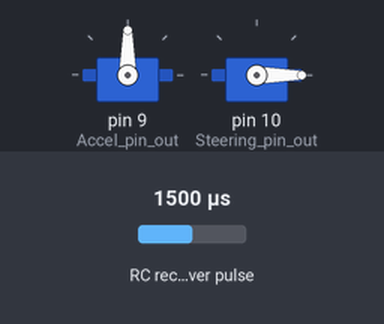
A sketch run on a simulated Arduino Uno, built with avr-gcc and run on an emulated ATmega328P. On the bench: 2 × servo. Wiring (inferred from the names in the program): RC receiver channel: data pin 7. The inputs (shaded band) are chosen by the test bench; at power-on: RC receiver pulse 1500 µs. What the sketch prints to the serial monitor is not drawn.

Above: at 0.1 s.
At 1.1 s:
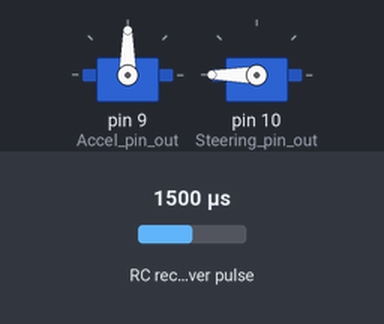
Timing chart, 0 to 2.6 s (numbered marks = the images above):
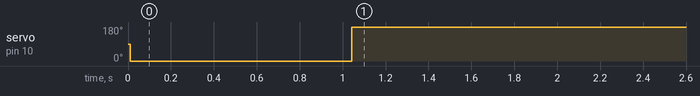

The sketch:

sketch_jun07a.ino
```cpp
#include <Servo.h>

//サーボの設定
Servo myservo_Accel;
int Accel_pin_out = 9;
int Accel_val = 90;

Servo myservo_Steering;
int Steering_pin_out = 10;
int Steering_val = 90;

//入力の設定
int Accel_pin_in = 6;
int Steering_pin_in = 7;
unsigned long Accel_duration = 0;
unsigned long Steering_duration = 0;

void setup() {
  Serial.begin(9600);
  myservo_Accel.attach(Accel_pin_out);
  myservo_Steering.attach(Steering_pin_out);
  pinMode(Accel_pin_in, INPUT);
  pinMode(Steering_pin_in, INPUT);
}

void loop() {
  //入力
  //Accel_duration=pulseIn(Accel_pin_in,HIGH,10000)+25;
  Steering_duration = pulseIn(Steering_pin_in, HIGH, 10000);

  //演算
 // Accel_val = map(Accel_duration, 0, 666, 180, 0) ;
  Steering_val = map(Steering_duration, 0, 666, 0, 180);
  Serial.println(Steering_val);
  //出力
 // myservo_Accel.write(Accel_val);
  myservo_Steering.write(Steering_val);

  //待ち
  delay(10);
}
```

Measured:
- by itself, servo on pin 10 (Steering_pin_out): 90° → 0° at 0.01 s, → 180° 1.0 s later
